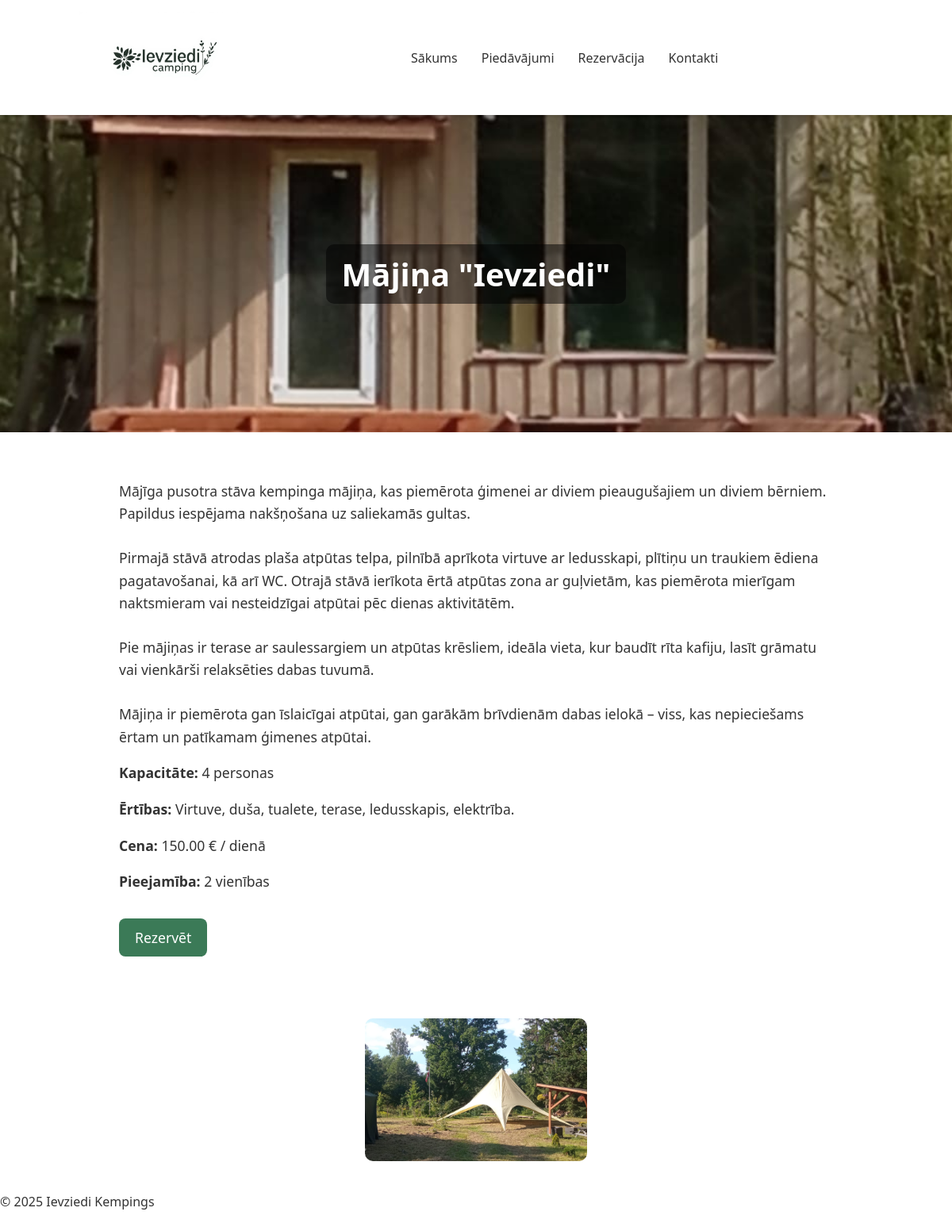
/pages/product_detail.php?id=1, run on the app's committed database.
### tables this page shows
CREATE TABLE `products` (
  `id` int(11) NOT NULL,
  `name` varchar(100) NOT NULL,
  `category_id` int(11) NOT NULL,
  `description` longtext DEFAULT NULL,
  `short_description` text DEFAULT NULL,
  `price_per_day` decimal(10,2) DEFAULT NULL,
  `main_image` varchar(255) DEFAULT NULL,
  `gallery_images` text DEFAULT NULL,
  `available_units` int(11) NOT NULL DEFAULT 1,
  `capacity` varchar(100) DEFAULT NULL,
  `facilities` text DEFAULT NULL,
  `is_routable` tinyint(1) NOT NULL DEFAULT 0,
  `status_id` int(11) NOT NULL
);

### pages/product_detail.php (the view, shortened to what this page needs)
<?php
include '../connect/db_connect.php';
include '../includes/header.php';
?>
<!DOCTYPE html>
<html lang="lv">
<head>
  <link rel="stylesheet" href="../css/style.css">
</head>
<body>
<main class="product-page">
<?php
if (!isset($_GET['id'])) {
    echo "<p>Kļūda — produkta ID nav norādīts.</p>";
} else {
    $id = (int)$_GET['id'];
    $stmt = $conn->prepare("SELECT * FROM products WHERE id = ?");
    $stmt->bind_param("i", $id);
    $stmt->execute();
    $res = $stmt->get_result();
    if ($res && $res->num_rows > 0) {
        $product = $res->fetch_assoc();
        $hero = !empty($product['main_image']) ? $product['main_image'] : ( !empty($product['image']) ? $product['image'] : 'images/default.jpg' );
        echo "<section class='product-hero' style='background-image: url(../" . htmlspecialchars($hero) . ");'>";
        echo "<div class='overlay'><h1>" . htmlspecialchars($product['name']) . "</h1></div>";
        echo "</section>";
        echo "<section class='product-info'>";
        echo "<div class='container'>";
        echo "<div class='product-description'>" . nl2br(htmlspecialchars($product['description'])) . "</div>";
        echo "<div class='product-meta'>";
        if (!empty($product['capacity'])) echo "<p><strong>Kapacitāte:</strong> " . htmlspecialchars($product['capacity']) . "</p>";
        if (!empty($product['facilities'])) echo "<p><strong>Ērtības:</strong> " . nl2br(htmlspecialchars($product['facilities'])) . "</p>";
        if (!empty($product['price_per_day'])) echo "<p><strong>Cena:</strong> " . htmlspecialchars($product['price_per_day']) . " € / dienā</p>";
        if (!empty($product['available_units'])) echo "<p><strong>Pieejamība:</strong> " . (int)$product['available_units'] . " vienības</p>";
        echo "</div>";
        echo "<p><a class='btn' href='booking.php?product_id=" . (int)$product['id'] . "'>Rezervēt</a></p>";
        echo "</div>";
        echo "</section>";
        if (!empty($product['gallery_images'])) {
            $images = array_map('trim', explode(',', $product['gallery_images']));
            echo "<section class='product-gallery'><div class='container'>";
            foreach ($images as $img) {
                echo "<img src='../" . htmlspecialchars($img) . "' alt=''> ";
            }
            echo "</div></section>";
        }
    } else {
        echo "<p>Produkts nav atrasts.</p>";
    }
}
?>
</main>
<?php include '../includes/footer.php'; ?>
</body>
</html>

### includes/header.php (shortened to what this page needs)
<?php
$basePath = '/ievziedi_kempings/';
?>
<header>
  <div class="navbar">
    <div class="logo">
      <a href="<?php echo $basePath; ?>index.php">
        <img src="<?php echo $basePath; ?>images/logo/logo.jpg" alt="Ievziedi Kempings logo">
      </a>
    </div>
    <nav class="main-menu">
      <ul>
        <li><a href="<?php echo $basePath; ?>index.php">Sākums</a></li>
        <li class="dropdown">
          <a href="#">Piedāvājumi</a>
        </li>
        <li><a href="<?php echo $basePath; ?>pages/booking.php">Rezervācija</a></li>
        <li><a href="<?php echo $basePath; ?>pages/contact.php">Kontakti</a></li>
      </ul>
    </nav>
  </div>
</header>

### includes/footer.php
<footer>
  <p>&copy; <?php echo date("Y"); ?> Ievziedi Kempings</p>
</footer>

### css/style.css (style rules this page uses)
body { margin: 0; font-family: "Segoe UI", sans-serif; color: #333; }
.navbar { display: flex; align-items: center; justify-content: space-between; padding: 10px 8%; background-color: #fff; box-shadow: 0 2px 5px rgba(0, 0, 0, 0.1); position: sticky; top: 0; z-index: 1000; }
.logo img { height: 125px; width: auto; display: block; }
.main-menu { flex: 1; display: flex; justify-content: center; }
.main-menu ul { display: flex; list-style: none; margin: 0; padding: 0; gap: 30px; }
.main-menu li { position: relative; }
.main-menu a { text-decoration: none; color: #333; font-weight: 500; transition: color 0.2s; }
.dropdown { position: relative; }
.btn { display: inline-block; padding: 10px 20px; background: #4caf50; color: #fff; border-radius: 6px; text-decoration: none; transition: background 0.2s; }
.product-hero { background-size: cover; background-position: center; height: 400px; display: flex; align-items: center; justify-content: center; }
.product-hero h1 { color: white; font-size: 2.5rem; background-color: rgba(0,0,0,0.5); padding: 10px 20px; border-radius: 10px; }
.product-info { max-width: 900px; margin: 40px auto; padding: 20px; font-size: 1.1rem; line-height: 1.6; }
.product-gallery { display: flex; flex-wrap: wrap; gap: 10px; justify-content: center; margin: 40px auto; max-width: 900px; }
.product-gallery img { width: 280px; height: 180px; object-fit: cover; border-radius: 10px; }
.btn { display: inline-block; background-color: #3b7a57; color: white; padding: 10px 20px; text-decoration: none; border-radius: 8px; margin-top: 15px; transition: 0.3s; }

### data on the page
products: main_image (picture), name "Mājiņa \"Ievziedi\"", description "Mājīga pusotra stāva kempinga mājiņa, kas piemērota ģimenei ar diviem pieaugušajiem un diviem bērniem. Papildus iespējama nakšņošana uz saliekamās gultas. Pirmajā stāvā atrodas plaša atpūtas telpa, pilnībā aprīkota virtuve ar ledusskapi, plītiņu un traukiem ēdiena pagatavošanai, kā arī WC. Otrajā stāvā ierīkota ērtā atpūtas zona ar guļvietām, kas piemērota mierīgam naktsmieram vai nesteidzīgai atpūtai pēc dienas aktivitātēm. Pie mājiņas ir terase ar saulessargiem un atpūtas krēsliem, ideāla vieta, kur baudīt rīta kafiju, lasīt grāmatu vai vienkārši relaksēties dabas tuvumā. Mājiņa ir piemērota gan īslaicīgai atpūtai, gan garākām brīvdienām dabas ielokā – viss, kas nepieciešams ērtam un…", capacity "4 personas", facilities "Virtuve, duša, tualete, terase, ledusskapis, elektrība.", price_per_day "150.00", available_units "2", gallery_images (picture)
